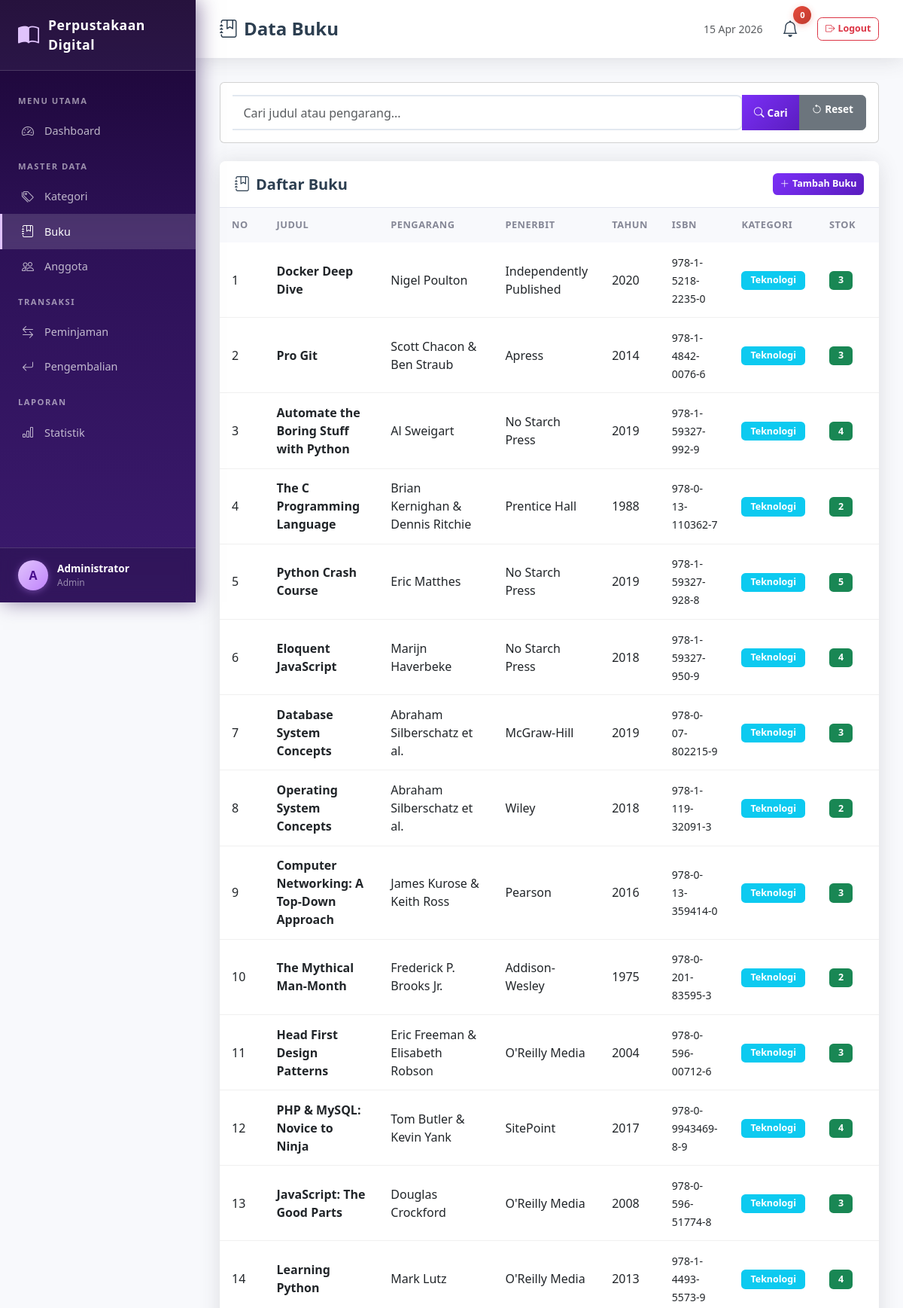
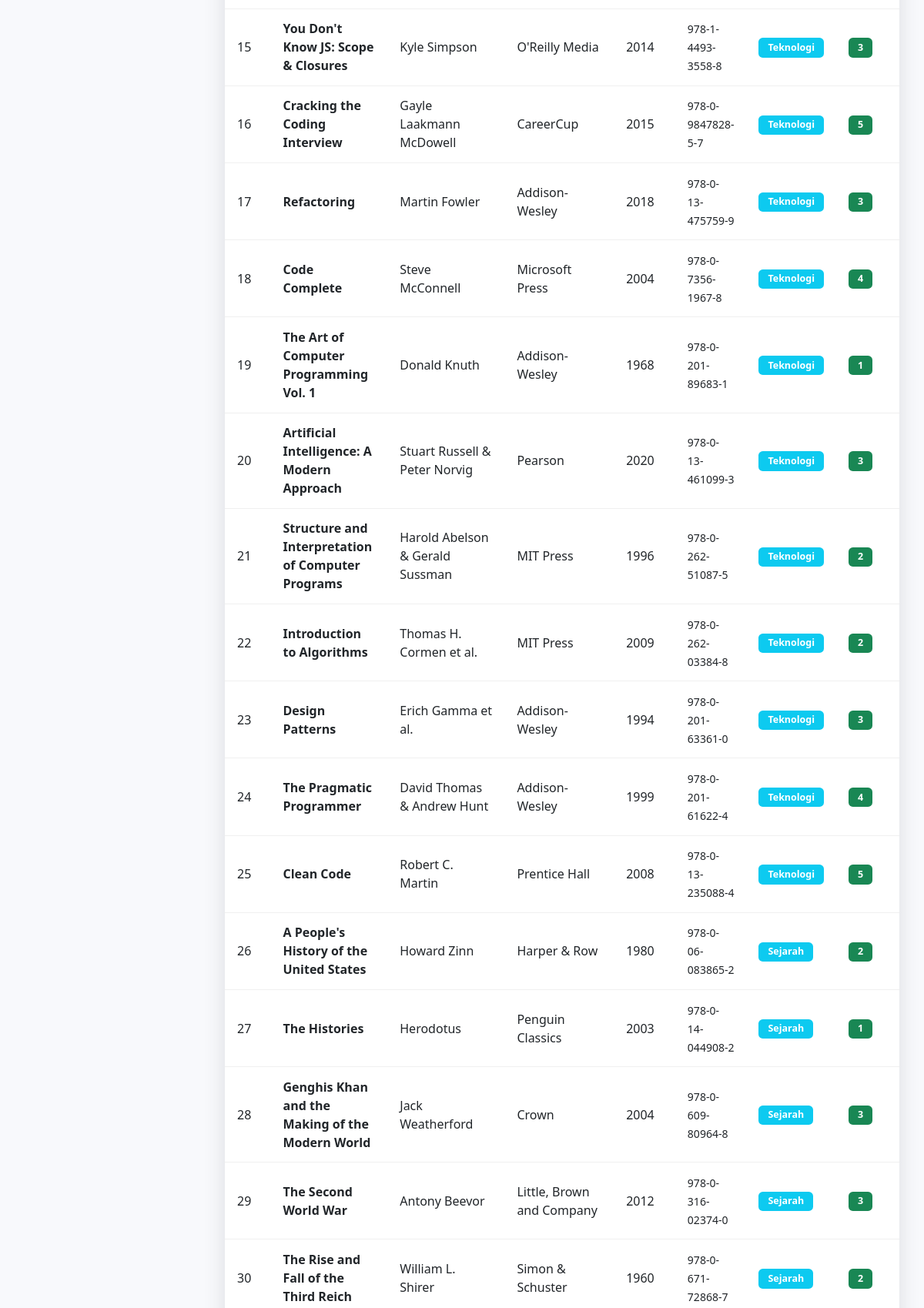
/index.php?page=buku (signed in, upper part), run on the app's committed database (2 pictures, top to bottom).
### tables this page shows
CREATE TABLE IF NOT EXISTS buku (
    id INT AUTO_INCREMENT PRIMARY KEY,
    judul VARCHAR(200) NOT NULL,
    pengarang VARCHAR(100) NOT NULL,
    penerbit VARCHAR(100) NOT NULL,
    tahun_terbit YEAR NOT NULL,
    isbn VARCHAR(20),
    jumlah_stok INT NOT NULL DEFAULT 0,
    kategori_id INT,
    created_at TIMESTAMP DEFAULT CURRENT_TIMESTAMP,
    FOREIGN KEY (kategori_id) REFERENCES kategori(id) ON DELETE SET NULL
);

CREATE TABLE IF NOT EXISTS kategori (
    id INT AUTO_INCREMENT PRIMARY KEY,
    nama_kategori VARCHAR(100) NOT NULL,
    created_at TIMESTAMP DEFAULT CURRENT_TIMESTAMP
);

### controllers/BukuController.php (called while the page is built, shortened)
<?php
require_once __DIR__ . '/../models/Buku.php';
class BukuController
{
    private $bukuModel;
    public function __construct()
    {
        $this->bukuModel = new Buku();
    }
    public function index()
    {
        $search = trim($_GET['search'] ?? '');
        if (!empty($search)) {
            $buku = $this->bukuModel->search($search);
        } else {
            $buku = $this->bukuModel->getAll();
        }
        require_once __DIR__ . '/../views/buku/index.php';
    }
}

### config/Database.php (called while the page is built, shortened)
<?php
class Database
{
    private static $instance = null;
    private $connection;
    private function __construct()
    {
        try {
            $this->connection = new PDO(
                "mysql:host=" . App::DB_HOST . ";dbname=" . App::DB_NAME,
                App::DB_USER,
                App::DB_PASS,
                [
                    PDO::ATTR_ERRMODE => PDO::ERRMODE_EXCEPTION,
                    PDO::ATTR_DEFAULT_FETCH_MODE => PDO::FETCH_OBJ,
                    PDO::MYSQL_ATTR_INIT_COMMAND => "SET NAMES utf8"
                ]
            );
        } catch (PDOException $e) {
            die("Koneksi database gagal: " . $e->getMessage());
        }
    }
    public static function getInstance()
    {
        if (self::$instance === null) {
            self::$instance = new self();
        }
        return self::$instance;
    }
    public function getConnection()
    {
        return $this->connection;
    }
}

### models/Buku.php (called while the page is built, shortened)
<?php
require_once __DIR__ . '/../config/Database.php';
class Buku
{
    private $db;
    private $table = 'buku';
    public function __construct()
    {
        $this->db = Database::getInstance()->getConnection();
    }
    public function getAll()
    {
        $stmt = $this->db->query("SELECT b.*, k.nama_kategori FROM {$this->table} b LEFT JOIN kategori k ON b.kategori_id = k.id ORDER BY b.id DESC");
        return $stmt->fetchAll();
    }
}

### views/buku/index.php (the view, shortened to what this page needs)
<?php
require_once __DIR__ . '/../templates/header.php';
require_once __DIR__ . '/../templates/sidebar.php';
?>
<div class="card mb-4">
    <div class="card-body">
        <form method="GET" class="d-flex">
            <div class="input-group">
                <input type="text" class="form-control" placeholder="Cari judul atau pengarang..." name="search" value="<?= htmlspecialchars($_GET['search'] ?? '') ?>">
                <button type="submit" class="btn btn-primary">
                    <i class="bi bi-search me-1"></i>Cari
                </button>
                <a href="<?= App::BASE_URL ?>/index.php?page=buku" class="btn btn-secondary">
                    <i class="bi bi-arrow-counterclockwise me-1"></i>Reset
                </a>
            </div>
        </form>
    </div>
</div>
<div class="card data-card">
    <div class="card-header">
        <h5><i class="bi bi-journal-bookmark me-2"></i>Daftar Buku</h5>
        <a href="<?= App::BASE_URL ?>/index.php?page=buku&action=create" class="btn btn-primary btn-sm">
            <i class="bi bi-plus-lg me-1"></i>Tambah Buku
        </a>
    </div>
    <div class="card-body p-0">
        <?php if (!empty($buku)): ?>
            <div class="table-responsive">
                <table class="table table-hover mb-0">
                    <thead>
                        <tr>
                            <th>No</th>
                            <th>Judul</th>
                            <th>Pengarang</th>
                            <th>Penerbit</th>
                            <th>Tahun</th>
                            <th>ISBN</th>
                            <th>Kategori</th>
                            <th>Stok</th>
                            <th>Aksi</th>
                        </tr>
                    </thead>
                    <tbody>
                        <?php foreach ($buku as $i => $b): ?>
                            <tr>
                                <td><?= $i + 1 ?></td>
                                <td><strong><?= htmlspecialchars($b->judul) ?></strong></td>
                                <td><?= htmlspecialchars($b->pengarang) ?></td>
                                <td><?= htmlspecialchars($b->penerbit) ?></td>
                                <td><?= $b->tahun_terbit ?></td>
                                <td><small><?= htmlspecialchars($b->isbn ?? '-') ?></small></td>
                                <td><span class="badge bg-info"><?= htmlspecialchars($b->nama_kategori ?? '-') ?></span></td>
                                <td>
                                    <?php if ($b->jumlah_stok > 0): ?>
                                        <span class="badge bg-success"><?= $b->jumlah_stok ?></span>
                                    <?php else: ?>
                                        <span class="badge bg-danger">0</span>
                                    <?php endif; ?>
                                </td>
                                <td>
                                </td>
                            </tr>
                        <?php endforeach; ?>
                    </tbody>
                </table>
            </div>
        <?php endif; ?>
    </div>
</div>
<?php require_once __DIR__ . '/../templates/footer.php'; ?>

### assets/css/style.css (style rules this page uses)
:root { --primary: #7b2ff7; --primary-dark: #5a1dbf; --secondary: #858796; --success: #1cc88a; --info: #36b9cc; --warning: #f6c23e; --danger: #e74a3b; --light: #f8f9fc; --dark: #2c3e50; --sidebar-bg: linear-gradient(180deg, #4a0e8f 0%, #7b2ff7 50%, #a855f7 100%); --sidebar-hover: rgba(255, 255, 255, 0.12); --card-shadow: 0 0.15rem 1.75rem 0 rgba(58, 59, 69, 0.15); --border-radius: 0.5rem; }
* { margin: 0; padding: 0; box-sizing: border-box; }
body { font-family: 'Segoe UI', Tahoma, Geneva, Verdana, sans-serif; background-color: var(--light); min-height: 100vh; }
.input-group .form-control { border-left: none; border-radius: 0 0.5rem 0.5rem 0 !important; }
.data-card { border: none; border-radius: var(--border-radius); box-shadow: var(--card-shadow); overflow: hidden; }
.data-card .card-header { background: white; border-bottom: 1px solid #e3e6f0; padding: 1rem 1.25rem; display: flex; justify-content: space-between; align-items: center; }
.data-card .card-header h5 { font-weight: 700; color: var(--dark); margin: 0; }
.table thead th { background: var(--light); border: none; font-weight: 700; font-size: 0.8rem; text-transform: uppercase; letter-spacing: 0.5px; color: var(--secondary); padding: 0.85rem 1rem; }
.table tbody td { padding: 0.85rem 1rem; vertical-align: middle; border-color: #f0f0f0; }
.btn { border-radius: 0.4rem; font-weight: 600; font-size: 0.85rem; padding: 0.5rem 1rem; transition: all 0.2s ease; }
.btn-sm { padding: 0.3rem 0.6rem; font-size: 0.78rem; }
.btn-primary { background: linear-gradient(135deg, var(--primary), var(--primary-dark)); border: none; }
.form-control, .form-select { border-radius: 0.4rem; border: 2px solid #e2e8f0; padding: 0.6rem 0.9rem; transition: all 0.3s ease; }
.badge { font-weight: 600; padding: 0.4rem 0.75rem; border-radius: 0.35rem; font-size: 0.78rem; }

### data on the page
buku: judul "Docker Deep Dive", pengarang "Nigel Poulton", penerbit "Independently Published", tahun_terbit "2020", isbn "978-1-5218-2235-0", kategori.nama_kategori "Teknologi", jumlah_stok "3"
buku: judul "Pro Git", pengarang "Scott Chacon & Ben Straub", penerbit "Apress", tahun_terbit "2014", isbn "978-1-4842-0076-6", kategori.nama_kategori "Teknologi", jumlah_stok "3"
buku: judul "Automate the Boring Stuff with Python", pengarang "Al Sweigart", penerbit "No Starch Press", tahun_terbit "2019", isbn "978-1-59327-992-9", kategori.nama_kategori "Teknologi", jumlah_stok "4"
buku: judul "The C Programming Language", pengarang "Brian Kernighan & Dennis Ritchie", penerbit "Prentice Hall", tahun_terbit "1988", isbn "978-0-13-110362-7", kategori.nama_kategori "Teknologi", jumlah_stok "2"
buku: judul "Python Crash Course", pengarang "Eric Matthes", penerbit "No Starch Press", tahun_terbit "2019", isbn "978-1-59327-928-8", kategori.nama_kategori "Teknologi", jumlah_stok "5"
buku: judul "Eloquent JavaScript", pengarang "Marijn Haverbeke", penerbit "No Starch Press", tahun_terbit "2018", isbn "978-1-59327-950-9", kategori.nama_kategori "Teknologi", jumlah_stok "4"
buku: judul "Database System Concepts", pengarang "Abraham Silberschatz et al.", penerbit "McGraw-Hill", tahun_terbit "2019", isbn "978-0-07-802215-9", kategori.nama_kategori "Teknologi", jumlah_stok "3"
buku: judul "Operating System Concepts", pengarang "Abraham Silberschatz et al.", penerbit "Wiley", tahun_terbit "2018", isbn "978-1-119-32091-3", kategori.nama_kategori "Teknologi", jumlah_stok "2"
buku: judul "Computer Networking: A Top-Down Approach", pengarang "James Kurose & Keith Ross", penerbit "Pearson", tahun_terbit "2016", isbn "978-0-13-359414-0", kategori.nama_kategori "Teknologi", jumlah_stok "3"
buku: judul "The Mythical Man-Month", pengarang "Frederick P. Brooks Jr.", penerbit "Addison-Wesley", tahun_terbit "1975", isbn "978-0-201-83595-3", kategori.nama_kategori "Teknologi", jumlah_stok "2"
buku: judul "Head First Design Patterns", pengarang "Eric Freeman & Elisabeth Robson", penerbit "O'Reilly Media", tahun_terbit "2004", isbn "978-0-596-00712-6", kategori.nama_kategori "Teknologi", jumlah_stok "3"
buku: judul "PHP & MySQL: Novice to Ninja", pengarang "Tom Butler & Kevin Yank", penerbit "SitePoint", tahun_terbit "2017", isbn "978-0-9943469-8-9", kategori.nama_kategori "Teknologi", jumlah_stok "4"
buku: judul "JavaScript: The Good Parts", pengarang "Douglas Crockford", penerbit "O'Reilly Media", tahun_terbit "2008", isbn "978-0-596-51774-8", kategori.nama_kategori "Teknologi", jumlah_stok "3"
buku: judul "Learning Python", pengarang "Mark Lutz", penerbit "O'Reilly Media", tahun_terbit "2013", isbn "978-1-4493-5573-9", kategori.nama_kategori "Teknologi", jumlah_stok "4"
buku: judul "You Don't Know JS: Scope & Closures", pengarang "Kyle Simpson", penerbit "O'Reilly Media", tahun_terbit "2014", isbn "978-1-4493-3558-8", kategori.nama_kategori "Teknologi", jumlah_stok "3"
buku: judul "Cracking the Coding Interview", pengarang "Gayle Laakmann McDowell", penerbit "CareerCup", tahun_terbit "2015", isbn "978-0-9847828-5-7", kategori.nama_kategori "Teknologi", jumlah_stok "5"
buku: judul "Refactoring", pengarang "Martin Fowler", penerbit "Addison-Wesley", tahun_terbit "2018", isbn "978-0-13-475759-9", kategori.nama_kategori "Teknologi", jumlah_stok "3"
buku: judul "Code Complete", pengarang "Steve McConnell", penerbit "Microsoft Press", tahun_terbit "2004", isbn "978-0-7356-1967-8", kategori.nama_kategori "Teknologi", jumlah_stok "4"
buku: judul "The Art of Computer Programming Vol. 1", pengarang "Donald Knuth", penerbit "Addison-Wesley", tahun_terbit "1968", isbn "978-0-201-89683-1", kategori.nama_kategori "Teknologi", jumlah_stok "1"
buku: judul "Artificial Intelligence: A Modern Approach", pengarang "Stuart Russell & Peter Norvig", penerbit "Pearson", tahun_terbit "2020", isbn "978-0-13-461099-3", kategori.nama_kategori "Teknologi", jumlah_stok "3"
buku: judul "Structure and Interpretation of Computer Programs", pengarang "Harold Abelson & Gerald Sussman", penerbit "MIT Press", tahun_terbit "1996", isbn "978-0-262-51087-5", kategori.nama_kategori "Teknologi", jumlah_stok "2"
buku: judul "Introduction to Algorithms", pengarang "Thomas H. Cormen et al.", penerbit "MIT Press", tahun_terbit "2009", isbn "978-0-262-03384-8", kategori.nama_kategori "Teknologi", jumlah_stok "2"
buku: judul "Design Patterns", pengarang "Erich Gamma et al.", penerbit "Addison-Wesley", tahun_terbit "1994", isbn "978-0-201-63361-0", kategori.nama_kategori "Teknologi", jumlah_stok "3"
buku: judul "The Pragmatic Programmer", pengarang "David Thomas & Andrew Hunt", penerbit "Addison-Wesley", tahun_terbit "1999", isbn "978-0-201-61622-4", kategori.nama_kategori "Teknologi", jumlah_stok "4"
buku: judul "Clean Code", pengarang "Robert C. Martin", penerbit "Prentice Hall", tahun_terbit "2008", isbn "978-0-13-235088-4", kategori.nama_kategori "Teknologi", jumlah_stok "5"
buku: judul "A People's History of the United States", pengarang "Howard Zinn", penerbit "Harper & Row", tahun_terbit "1980", isbn "978-0-06-083865-2", kategori.nama_kategori "Sejarah", jumlah_stok "2"
buku: judul "The Histories", pengarang "Herodotus", penerbit "Penguin Classics", tahun_terbit "2003", isbn "978-0-14-044908-2", kategori.nama_kategori "Sejarah", jumlah_stok "1"
buku: judul "Genghis Khan and the Making of the Modern World", pengarang "Jack Weatherford", penerbit "Crown", tahun_terbit "2004", isbn "978-0-609-80964-8", kategori.nama_kategori "Sejarah", jumlah_stok "3"
buku: judul "The Second World War", pengarang "Antony Beevor", penerbit "Little, Brown and Company", tahun_terbit "2012", isbn "978-0-316-02374-0", kategori.nama_kategori "Sejarah", jumlah_stok "3"
buku: judul "The Rise and Fall of the Third Reich", pengarang "William L. Shirer", penerbit "Simon & Schuster", tahun_terbit "1960", isbn "978-0-671-72868-7", kategori.nama_kategori "Sejarah", jumlah_stok "2"

### other printed values
App::APP_NAME "Perpustakaan Digital"
substr($_SESSION['nama_lengkap'], 0, 1) "A"
$_SESSION['nama_lengkap'] "Administrator"
$_SESSION['role'] "Admin"
$pageTitle "Data Buku"
